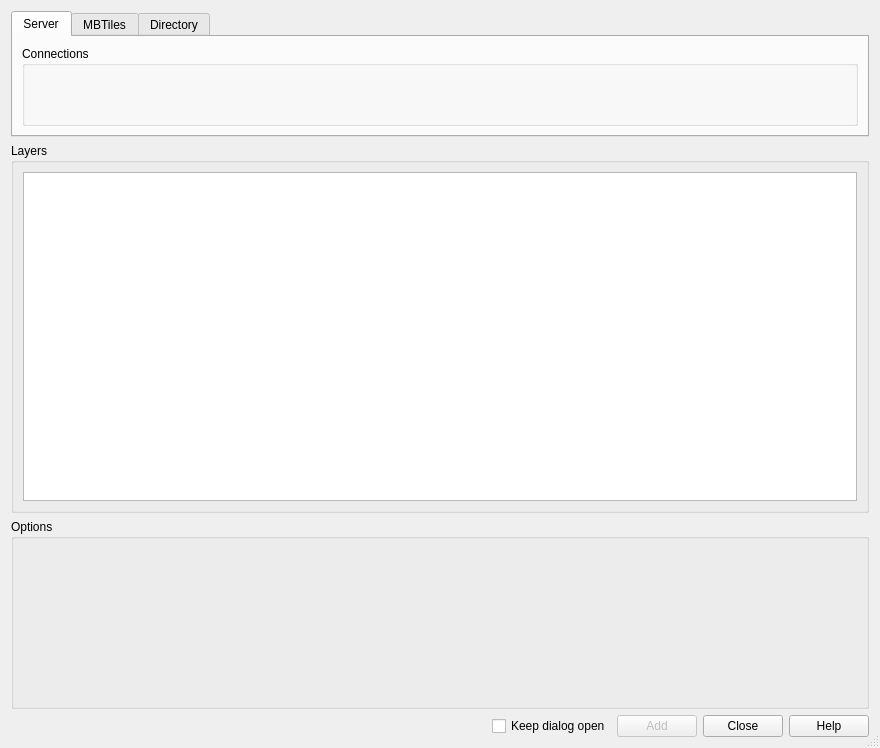
<?xml version="1.0" encoding="UTF-8"?>
<ui version="4.0">
 <class>DlgConnections</class>
 <widget class="QDialog" name="DlgConnections">
  <property name="geometry">
   <rect>
    <x>0</x>
    <y>0</y>
    <width>880</width>
    <height>748</height>
   </rect>
  </property>
  <property name="windowTitle">
   <string>Add Layer(s) from a Vector Tile Source</string>
  </property>
  <property name="sizeGripEnabled">
   <bool>true</bool>
  </property>
  <layout class="QGridLayout" name="gridLayout" rowstretch="0,0,0,0,0,0">
   <item row="5" column="0">
    <layout class="QHBoxLayout" name="horizontalLayout" stretch="1,0,0,0">
     <item alignment="Qt::AlignRight|Qt::AlignVCenter">
      <widget class="QCheckBox" name="chkKeepOpen">
       <property name="text">
        <string>Keep dialog open</string>
       </property>
      </widget>
     </item>
     <item>
      <widget class="QPushButton" name="btnAdd">
       <property name="enabled">
        <bool>false</bool>
       </property>
       <property name="minimumSize">
        <size>
         <width>80</width>
         <height>0</height>
        </size>
       </property>
       <property name="text">
        <string>Add</string>
       </property>
      </widget>
     </item>
     <item>
      <widget class="QPushButton" name="btnClose">
       <property name="minimumSize">
        <size>
         <width>80</width>
         <height>0</height>
        </size>
       </property>
       <property name="text">
        <string>Close</string>
       </property>
      </widget>
     </item>
     <item>
      <widget class="QPushButton" name="btnHelp">
       <property name="minimumSize">
        <size>
         <width>80</width>
         <height>0</height>
        </size>
       </property>
       <property name="text">
        <string>Help</string>
       </property>
      </widget>
     </item>
    </layout>
   </item>
   <item row="0" column="0" alignment="Qt::AlignTop">
    <widget class="QTabWidget" name="tabConnections">
     <property name="minimumSize">
      <size>
       <width>0</width>
       <height>0</height>
      </size>
     </property>
     <property name="autoFillBackground">
      <bool>false</bool>
     </property>
     <property name="currentIndex">
      <number>0</number>
     </property>
     <property name="movable">
      <bool>false</bool>
     </property>
     <widget class="QWidget" name="tabServer">
      <attribute name="title">
       <string>Server</string>
      </attribute>
      <layout class="QGridLayout" name="gridLayout_4">
       <item row="0" column="0">
        <widget class="QGroupBox" name="grpTilejsonConnections">
         <property name="title">
          <string>Connections</string>
         </property>
        </widget>
       </item>
      </layout>
     </widget>
     <widget class="QWidget" name="tabFile">
      <attribute name="title">
       <string>MBTiles</string>
      </attribute>
      <layout class="QGridLayout" name="gridLayout_6">
       <item row="1" column="0">
        <widget class="QLabel" name="lblMbtilesStyleJsonUrl">
         <property name="text">
          <string>GL Style JSON URL</string>
         </property>
        </widget>
       </item>
       <item row="1" column="1">
        <widget class="QLineEdit" name="txtMbtilesStyleJsonUrl"/>
       </item>
       <item row="0" column="1">
        <widget class="QLineEdit" name="txtPath">
         <property name="toolTip">
          <string>The URL to the TileJSON of the tile service (e.g. http://yourtilehoster.com/index.json)</string>
         </property>
         <property name="text">
          <string/>
         </property>
         <property name="placeholderText">
          <string/>
         </property>
        </widget>
       </item>
       <item row="0" column="2">
        <widget class="QPushButton" name="btnBrowse">
         <property name="text">
          <string>Browse</string>
         </property>
        </widget>
       </item>
       <item row="0" column="0">
        <widget class="QLabel" name="lblSource">
         <property name="text">
          <string>Path</string>
         </property>
        </widget>
       </item>
       <item row="2" column="0">
        <widget class="QPushButton" name="btnConnectFile">
         <property name="text">
          <string>Refresh</string>
         </property>
        </widget>
       </item>
      </layout>
     </widget>
     <widget class="QWidget" name="tabDirectory">
      <attribute name="title">
       <string>Directory</string>
      </attribute>
      <layout class="QGridLayout" name="gridLayout_2">
       <item row="0" column="2">
        <widget class="QPushButton" name="btnSelectDirectory">
         <property name="text">
          <string>Browse</string>
         </property>
        </widget>
       </item>
       <item row="1" column="1">
        <widget class="QLineEdit" name="txtDirectoryStyleJsonUrl"/>
       </item>
       <item row="1" column="0">
        <widget class="QLabel" name="lblDirectoryStyleJsonUrl">
         <property name="text">
          <string>GL Style JSON URL</string>
         </property>
        </widget>
       </item>
       <item row="0" column="0">
        <widget class="QLabel" name="lblSource_2">
         <property name="text">
          <string>Path</string>
         </property>
        </widget>
       </item>
       <item row="0" column="1">
        <widget class="QLineEdit" name="txtDirectoryPath">
         <property name="toolTip">
          <string>The URL to the TileJSON of the tile service (e.g. http://yourtilehoster.com/index.json)</string>
         </property>
         <property name="text">
          <string/>
         </property>
         <property name="placeholderText">
          <string/>
         </property>
        </widget>
       </item>
       <item row="2" column="0">
        <widget class="QPushButton" name="btnConnectDirectory">
         <property name="text">
          <string>Refresh</string>
         </property>
        </widget>
       </item>
      </layout>
     </widget>
    </widget>
   </item>
   <item row="4" column="0">
    <widget class="QGroupBox" name="grpOptions">
     <property name="minimumSize">
      <size>
       <width>0</width>
       <height>190</height>
      </size>
     </property>
     <property name="title">
      <string>Options</string>
     </property>
    </widget>
   </item>
   <item row="1" column="0" rowspan="3">
    <widget class="QGroupBox" name="grpLayers">
     <property name="sizePolicy">
      <sizepolicy hsizetype="Preferred" vsizetype="Expanding">
       <horstretch>0</horstretch>
       <verstretch>0</verstretch>
      </sizepolicy>
     </property>
     <property name="title">
      <string>Layers</string>
     </property>
     <layout class="QGridLayout" name="gridLayout_3">
      <item row="1" column="0">
       <widget class="QTableView" name="tblLayers">
        <property name="editTriggers">
         <set>QAbstractItemView::NoEditTriggers</set>
        </property>
        <property name="showDropIndicator" stdset="0">
         <bool>false</bool>
        </property>
        <property name="alternatingRowColors">
         <bool>true</bool>
        </property>
        <property name="selectionMode">
         <enum>QAbstractItemView::ExtendedSelection</enum>
        </property>
        <property name="selectionBehavior">
         <enum>QAbstractItemView::SelectRows</enum>
        </property>
        <property name="sortingEnabled">
         <bool>true</bool>
        </property>
        <property name="cornerButtonEnabled">
         <bool>true</bool>
        </property>
        <attribute name="horizontalHeaderMinimumSectionSize">
         <number>140</number>
        </attribute>
        <attribute name="horizontalHeaderStretchLastSection">
         <bool>true</bool>
        </attribute>
        <attribute name="verticalHeaderVisible">
         <bool>false</bool>
        </attribute>
       </widget>
      </item>
     </layout>
    </widget>
   </item>
  </layout>
 </widget>
 <tabstops>
  <tabstop>tabConnections</tabstop>
  <tabstop>chkKeepOpen</tabstop>
  <tabstop>btnAdd</tabstop>
  <tabstop>btnClose</tabstop>
  <tabstop>btnHelp</tabstop>
  <tabstop>txtPath</tabstop>
  <tabstop>btnBrowse</tabstop>
 </tabstops>
 <resources/>
 <connections>
  <connection>
   <sender>btnClose</sender>
   <signal>clicked()</signal>
   <receiver>DlgConnections</receiver>
   <slot>reject()</slot>
   <hints>
    <hint type="sourcelabel">
     <x>871</x>
     <y>649</y>
    </hint>
    <hint type="destinationlabel">
     <x>460</x>
     <y>335</y>
    </hint>
   </hints>
  </connection>
 </connections>
</ui>
